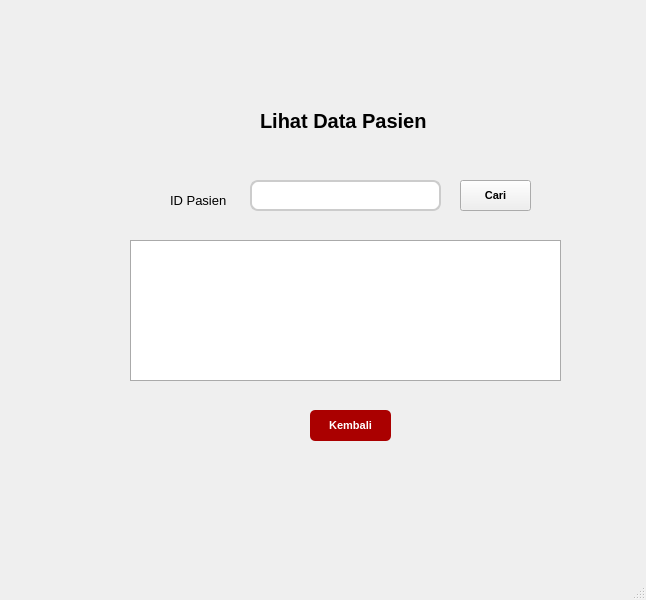
<?xml version="1.0" encoding="UTF-8"?>
<ui version="4.0">
 <class>MainWindow</class>
 <widget class="QMainWindow" name="MainWindow">
  <property name="geometry">
   <rect>
    <x>0</x>
    <y>0</y>
    <width>646</width>
    <height>600</height>
   </rect>
  </property>
  <property name="windowTitle">
   <string>MainWindow</string>
  </property>
  <widget class="QWidget" name="centralwidget">
   <widget class="QLabel" name="label">
    <property name="geometry">
     <rect>
      <x>260</x>
      <y>90</y>
      <width>251</width>
      <height>61</height>
     </rect>
    </property>
    <property name="font">
     <font>
      <pointsize>15</pointsize>
      <weight>75</weight>
      <bold>true</bold>
     </font>
    </property>
    <property name="text">
     <string>Lihat Data Pasien</string>
    </property>
   </widget>
   <widget class="QTableWidget" name="tableWidget">
    <property name="geometry">
     <rect>
      <x>130</x>
      <y>240</y>
      <width>431</width>
      <height>141</height>
     </rect>
    </property>
    <property name="font">
     <font>
      <pointsize>-1</pointsize>
     </font>
    </property>
    <property name="styleSheet">
     <string notr="true">QTableWidget {
    background: white;
    border: 1px solid #aaa;
    gridline-color: #777;
    font-size: 14px;
}

QHeaderView::section {
    background-color: #eaeaea;
    font-weight: bold;
    padding: 6px;
    border: 1px solid #aaa;
}
</string>
    </property>
    <property name="alternatingRowColors">
     <bool>true</bool>
    </property>
    <property name="selectionBehavior">
     <enum>QAbstractItemView::SelectRows</enum>
    </property>
    <property name="gridStyle">
     <enum>Qt::SolidLine</enum>
    </property>
    <property name="sortingEnabled">
     <bool>true</bool>
    </property>
   </widget>
   <widget class="QPushButton" name="pushButton_2">
    <property name="geometry">
     <rect>
      <x>310</x>
      <y>410</y>
      <width>81</width>
      <height>31</height>
     </rect>
    </property>
    <property name="font">
     <font>
      <pointsize>8</pointsize>
      <weight>75</weight>
      <bold>true</bold>
     </font>
    </property>
    <property name="styleSheet">
     <string notr="true">QPushButton {
    background-color: rgb(170, 0, 0);
    color: white;
    border-radius: 5px;   
    padding: 6px;           
}</string>
    </property>
    <property name="text">
     <string>Kembali</string>
    </property>
   </widget>
   <widget class="QLineEdit" name="lineEdit">
    <property name="geometry">
     <rect>
      <x>250</x>
      <y>180</y>
      <width>191</width>
      <height>31</height>
     </rect>
    </property>
    <property name="font">
     <font>
      <pointsize>-1</pointsize>
     </font>
    </property>
    <property name="styleSheet">
     <string notr="true">padding: 6px;
background: white;
border: 2px solid #ccc;
border-radius: 8px;
font-size: 14px;
</string>
    </property>
   </widget>
   <widget class="QLabel" name="label_2">
    <property name="geometry">
     <rect>
      <x>170</x>
      <y>190</y>
      <width>71</width>
      <height>20</height>
     </rect>
    </property>
    <property name="font">
     <font>
      <pointsize>10</pointsize>
     </font>
    </property>
    <property name="text">
     <string>ID Pasien</string>
    </property>
   </widget>
   <widget class="QPushButton" name="pushButton">
    <property name="geometry">
     <rect>
      <x>460</x>
      <y>180</y>
      <width>71</width>
      <height>31</height>
     </rect>
    </property>
    <property name="font">
     <font>
      <pointsize>8</pointsize>
      <weight>75</weight>
      <bold>true</bold>
     </font>
    </property>
    <property name="styleSheet">
     <string notr="true"/>
    </property>
    <property name="text">
     <string>Cari</string>
    </property>
   </widget>
  </widget>
  <widget class="QMenuBar" name="menubar">
   <property name="geometry">
    <rect>
     <x>0</x>
     <y>0</y>
     <width>646</width>
     <height>21</height>
    </rect>
   </property>
  </widget>
  <widget class="QStatusBar" name="statusbar"/>
 </widget>
 <resources/>
 <connections/>
</ui>
